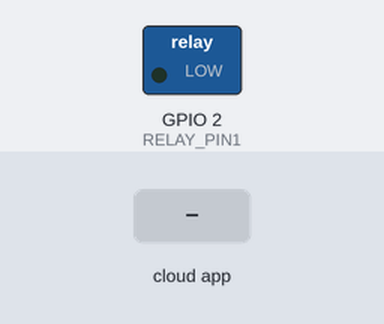
Recording of a sketch running on a simulated ESP8266 (NodeMCU). Shown: switched loads named in the sketch (green lamp = pin HIGH). The inputs (shaded band) are chosen by the test bench. WiFi joins after 1.5 s; servers stay silent unless stated; what the sketch prints to the serial monitor is not drawn.

Above: at 2.7 s.
2.8 s: the phone or cloud app sets Lampe to 1
At 3.6 s:
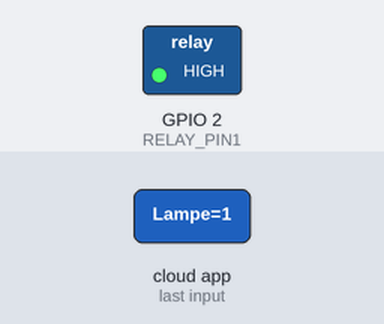
4.3 s: the phone or cloud app sets Lampe to 0
At 4.7 s:
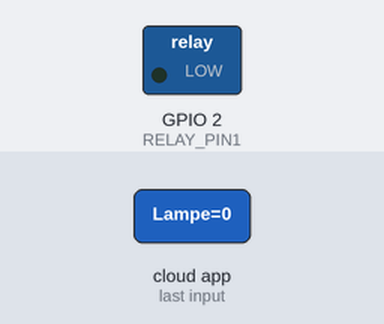
Timing chart, 0 to 7.3 s (numbered marks = the images above; inputs shaded):
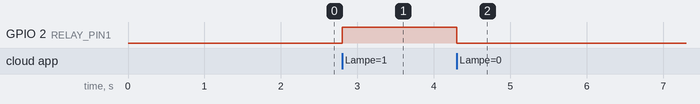

The sketch:

AlexaTestcode2.ino
```cpp
#include <Arduino.h>
#include <ESP8266WiFi.h>
#include "fauxmoESP.h"
#define SERIAL_BAUDRATE                 115200
fauxmoESP fauxmo;

// -----------------------------------------------------------------------------
// Wifi definieren
// -----------------------------------------------------------------------------

#define WIFI_SSID "Starlink"
#define WIFI_PASS "JaJoLaKa122"

// -----------------------------------------------------------------------------
// PINs definieren
// -----------------------------------------------------------------------------

#define RELAY_PIN1 LED_BUILTIN
#define ID_YELLOW  "Lampe"


void wifiSetup() {
  // Set WIFI module to STA mode
  WiFi.mode(WIFI_STA);

  // Verbinden
  Serial.printf("[WIFI] Connecting to %s ", WIFI_SSID);
  WiFi.begin(WIFI_SSID, WIFI_PASS);

  // Warten
  while (WiFi.status() != WL_CONNECTED) {
      Serial.print(".");
      delay(100);
  }
  Serial.println();

  // Verbunden!
  Serial.printf("[WIFI] STATION Mode, SSID: %s, IP address: %s\n", WiFi.SSID().c_str(), WiFi.localIP().toString().c_str());
}


void setup() {

// -----------------------------------------------------------------------------
// PINs setzen
// -----------------------------------------------------------------------------

  pinMode(RELAY_PIN1, OUTPUT);
  digitalWrite(RELAY_PIN1, LOW);

    // Init serial port and clean garbage
    Serial.begin(SERIAL_BAUDRATE);
    Serial.println();
    Serial.println();
    Serial.println("FauxMo Relay Setup");
    Serial.println("Nach der Verbindung sage: Alexa schalte test / test2 an / aus .");

  // Wifi
  wifiSetup();

// -----------------------------------------------------------------------------
// Endgeraete Namen definieren
// -----------------------------------------------------------------------------

  // Fauxmo
  fauxmo.createServer(true);
  fauxmo.setPort(80);
  fauxmo.enable(true);
  fauxmo.addDevice(ID_YELLOW);

  fauxmo.onSetState([](unsigned char device_id, const char * device_name, bool state, unsigned char value) {

        // Callback when a command from Alexa is received.
        // You can use device_id or device_name to choose the element to perform an action onto (relay, LED,...)
        // State is a boolean (ON/OFF) and value a number from 0 to 255 (if you say "set kitchen light to 50%" you will receive a 128 here).
        // Just remember not to delay too much here, this is a callback, exit as soon as possible.
        // If you have to do something more involved here set a flag and process it in your main loop.

        Serial.printf("[MAIN] Device #%d (%s) state: %s value: %d\n", device_id, device_name, state ? "ON" : "OFF", value);

        // Checking for device_id is simpler if you are certain about the order they are loaded and it does not change.
        // Otherwise comparing the device_name is safer.

        if (strcmp(device_name, ID_YELLOW)==0) {
            digitalWrite(RELAY_PIN1, state ? HIGH : LOW);
        }
    });

}

void loop() {
  fauxmo.handle();

  static unsigned long last = millis();
    if (millis() - last > 5000) {
        last = millis();
        Serial.printf("[MAIN] Free heap: %d bytes\n", ESP.getFreeHeap());
    }
}
```

Measured:
- after the input at 2.8 s, GPIO 2 (RELAY_PIN1): LOW → HIGH at once
- after the input at 4.3 s, GPIO 2 (RELAY_PIN1): HIGH → LOW at once
